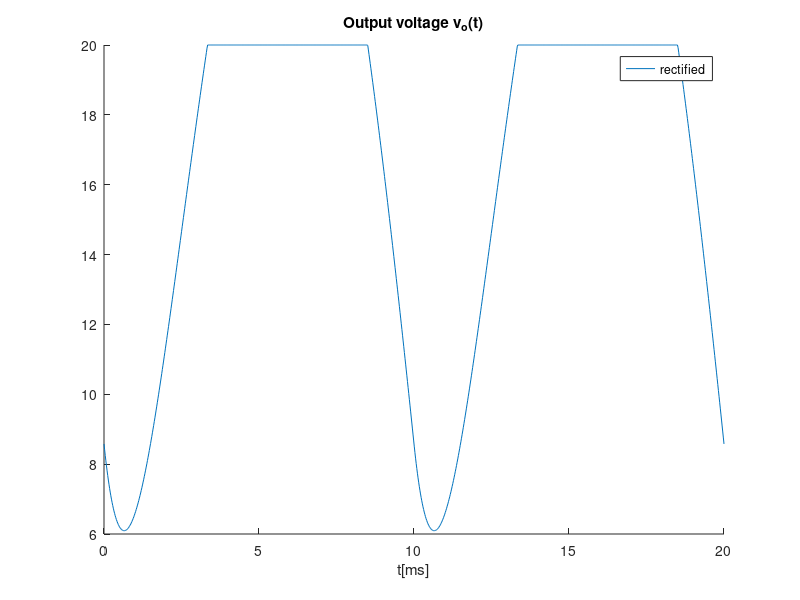

MATLAB code to generate this figure:
close all 
clear all
f=50;
w=2*pi*f;
R=1e3
C=1e-6

%print("AAAAAAAAA")

%envelope detector
A=30
t=linspace(0, 20e-3, 1000);
vS = A * cos(w*t);
vOhr = zeros(1, length(t));
vO = zeros(1, length(t));
vLpf = zeros(1, length(t));

%tOFF = 1/w * atan(1/w/R/C);
tOFF=20;
vOnexp = A*cos(w*tOFF)*exp(-(t-tOFF)/R/C);

figure
for i=1:length(t)
  if (vS(i) > 0 || -vS(i)<0)
    vOhr(i) = vS(i);
  else
    vOhr(i) = -vS(i);
  endif
endfor

#plot(t*1000, vOhr)
hold

%print("AAAAAAAAA")

for i=1:length(t)
  for k=1:100
  #vO = A/sqrt(1+w^2*R^2*C^2) * cos(w*t - atan(w*R*C));
    vLpf(i)=vLpf(i)+1/(4*k*k-1)/sqrt(1+(2*k*w)^2*R^2*C^2)*cos(2*k*w*t(i)-atan(2*k*w*R*C));
  endfor
  vLpf(i)=A*2/pi-A*4/pi*vLpf(i)
  #vLpf(i)*=vS(1)
endfor

for i=1:length(t)
  if vLpf(i) < tOFF
    vO(i) = vLpf(i)
  #elseif vOnexp(i) > vOhr(i)
  #  vO(i) = 0;
  else 
    vO(i) = tOFF;
  endif
endfor

plot(t*1000, vO)
title("Output voltage v_o(t)")
xlabel ("t[ms]")
legend("rectified","envelope")
print ("venvlope.eps", "-depsc");
